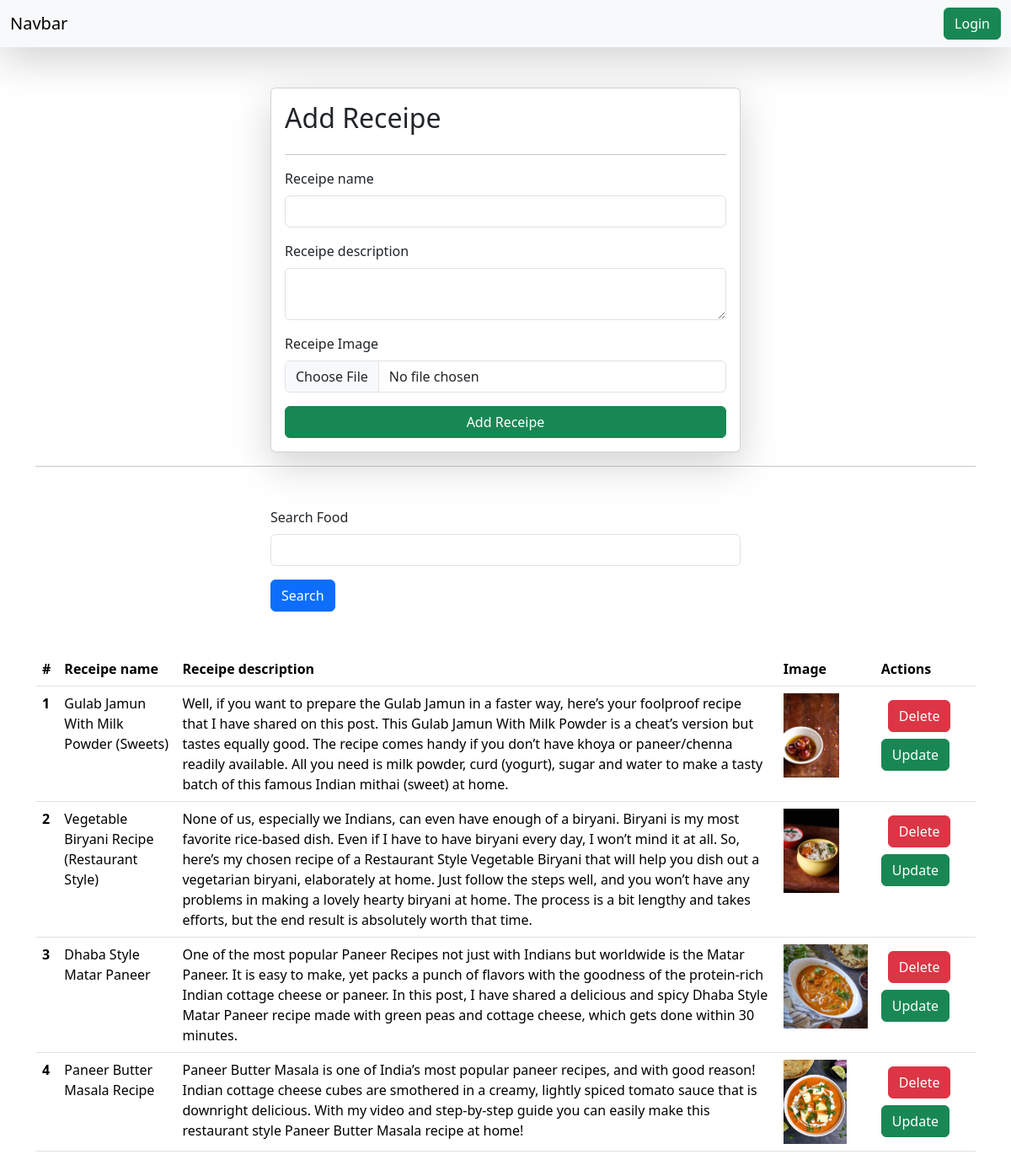
/receipes/ (signed in), run on the app's committed database.
### vege/models.py (models this page shows)
class Receipe(models.Model):
    user = models.ForeignKey(User, on_delete=models.SET_NULL, null=True, blank=True)
    receipe_name = models.CharField(max_length=100)
    receipe_description= models.TextField()
    receipe_image = models.ImageField(upload_to="reciepe")
    receipe_view_count = models.IntegerField(default=1)

### vege/views.py (the view, shortened to what this page needs)
# urls.py: path('receipes/', receipes, name="receipes"),
@login_required(login_url="/login/")
def receipes(request):
    queryset = Receipe.objects.all()
    if request.GET.get('Search'):
        print(request.GET.get('Search'))
        queryset = queryset.filter(receipe_name__icontains = request.GET.get('Search'))
    context = {'receipes': queryset}
    return render(request, 'receipes.html',context)

### vege/templates/receipes.html (shortened to what this page needs)
{% extends "base.html" %}
{% block start %}
<div class="container mt-5">
  <form class="col-6 mx-auto card p-3 shadow-lg" method="post" enctype="multipart/form-data">
    <h2>Add Receipe</h2>
    <hr>
    <div class="mb-3">
      <label for="exampleInputEmail1" class="form-label">Receipe name</label>
      <input name="receipe_name" requried type="text" class="form-control">
    </div>
    <div class="mb-3">
      <label for="exampleInputPassword1" class="form-label">Receipe description</label>
      <textarea class="form-control" name="receipe_description" requried></textarea>
    </div>
    <div class="mb-3">
      <label for="exampleInputPassword1" class="form-label">Receipe Image</label>
      <input name="receipe_image" type="file" class="form-control">
    </div>
    <button type="submit" class="btn btn-success">Add Receipe</button>
  </form>
  <hr>
  <div class="mt-5">
    <div class="mx-auto col-6">
      <form action="">
        <div class="mb-3">
          <label for="exampleInputEmail1" class="form-label">Search Food</label>
          <input name="Search" requried type="text" class="form-control">
        </div>
        <button type="submit" class="btn btn-primary">Search</button>
      </form>
    </div>
  </div>
  <table class="table mt-5">
    <thead>
      <tr>
        <th scope="col">#</th>
        <th scope="col">Receipe name</th>
        <th scope="col">Receipe description</th>
        <th scope="col">Image</th>
        <th scope="col">Actions</th>
      </tr>
    </thead>
    <tbody>
      {% for receipe in receipes %}
      <tr>
        <th scope="row">{{forloop.counter}}</th>
        <td>{{receipe.receipe_name}}</td>
        <td>{{receipe.receipe_description}}</td>
        <td>
          <img src="/media/{{receipe.receipe_image}}" style="height :100px">
        </td>
        <td>
          <a href="/delete-receipe/{{receipe.id}}/" class="btn btn-danger m-2">Delete</a>
          <a href="/update-receipe/{{receipe.id}}/" class="btn btn-success">Update</a>
        </td>
      </tr>
      {% endfor %}
    </tbody>
  </table>
</div>
{% endblock %}

### home/templates/base.html (shortened to what this page needs)
<!DOCTYPE html>
<html lang="en">
<head>
    <link href="https://cdn.jsdelivr.net/npm/bootstrap@5.3.3/dist/css/bootstrap.min.css" rel="stylesheet">
</head>
<body>
    <nav class="navbar bg-body-tertiary bg-danger shadow-lg">
        <div class="container-fluid">
          <a class="navbar-brand">Navbar</a>
          <form class="d-flex" role="search">
        {% if not request.user.is_authenticated %}
            <a href="/logout/" class="btn btn-success" type="submit">Logout</a>
        {% else %}
        <a href="/login/" class="btn btn-success" type="submit">Login</a>
        {% endif %}
          </form>
        </div>
      </nav>
    {% block start %}
    {% endblock %}
</body>
</html>

### data on the page
Receipe: receipe_name "Gulab Jamun With Milk Powder (Sweets)", receipe_description "Well, if you want to prepare the Gulab Jamun in a faster way, here’s your foolproof recipe that I have shared on this post. This Gulab Jamun With Milk Powder is a cheat’s version but tastes equally good. The recipe comes handy if you don’t have khoya or paneer/chenna readily available. All you need is milk powder, curd (yogurt), sugar and water to make a tasty batch of this famous Indian mithai (sweet) at home.", receipe_image (picture)
Receipe: receipe_name "Vegetable Biryani Recipe (Restaurant Style)", receipe_description "None of us, especially we Indians, can even have enough of a biryani. Biryani is my most favorite rice-based dish. Even if I have to have biryani every day, I won’t mind it at all. So, here’s my chosen recipe of a Restaurant Style Vegetable Biryani that will help you dish out a vegetarian biryani, elaborately at home. Just follow the steps well, and you won’t have any problems in making a lovely hearty biryani at home. The process is a bit lengthy and takes efforts, but the end result is absolutely worth that time.", receipe_image (picture)
Receipe: receipe_name "Dhaba Style Matar Paneer", receipe_description "One of the most popular Paneer Recipes not just with Indians but worldwide is the Matar Paneer. It is easy to make, yet packs a punch of flavors with the goodness of the protein-rich Indian cottage cheese or paneer. In this post, I have shared a delicious and spicy Dhaba Style Matar Paneer recipe made with green peas and cottage cheese, which gets done within 30 minutes.", receipe_image (picture)
Receipe: receipe_name "Paneer Butter Masala Recipe", receipe_description "Paneer Butter Masala is one of India’s most popular paneer recipes, and with good reason! Indian cottage cheese cubes are smothered in a creamy, lightly spiced tomato sauce that is downright delicious. With my video and step-by-step guide you can easily make this restaurant style Paneer Butter Masala recipe at home!", receipe_image (picture)
